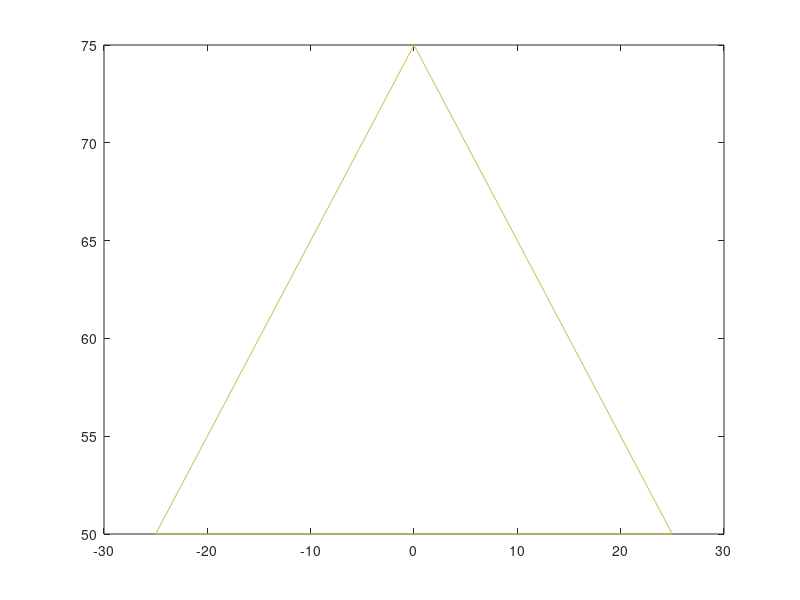

Recreate this plot in MATLAB. (Note: this script raises an error after producing the figure.)
function coloured_trees(Ax,Ay,Bx,By,s,r)
%coloured trees
if nargin < 4
    Ax = -25.0;
    Ay = 0.0;
    Bx = 25.0;
    By = 0.0;
    s = 0.5;
    r = false;
elseif nargin < 5
    s = 0.5;
    r = false;
elseif nargin < 6
    r = false;
end

if r || s < 0.2 || s > 0.8
    s = (0.8-0.2).*rand() + .2;
end

Cx = Bx+Ay-By;
Cy = By+Bx-Ax;
Dx = Ax+Ay-By;
Dy = Ay+Bx-Ax;
Ex = ((1 - s) * Dx + s * Cx + sqrt(s * (1 - s)) * (Dy - Cy));
Ey = ((1 - s) * Dy + s * Cy + sqrt(s * (1 - s)) * (Cx - Dx));
    
x = [Ax,Bx,Cx,Dx,Ax];
y = [Ay,By,Cy,Dy,Ay];
ab = sqrt((Bx-Ax).^2+(By-Ay).^2);
c = rand(1,3);
if(ab >= 2.0)     
    h = fill(x,y,c);
    set(h,'EdgeColor',c);
    x = [Cx,Dx,Ex,Cx];
    y = [Cy,Dy,Ey,Cy];
    h = plot(x,y);
    set(h,'Color',c)
    coloured_trees(Dx,Dy,Ex,Ey,s,r);
    coloured_trees(Ex,Ey,Cx,Cy,s,r);
else      
    h = fill(x,y,c);
    set(h,'EdgeColor',c)
end
end
